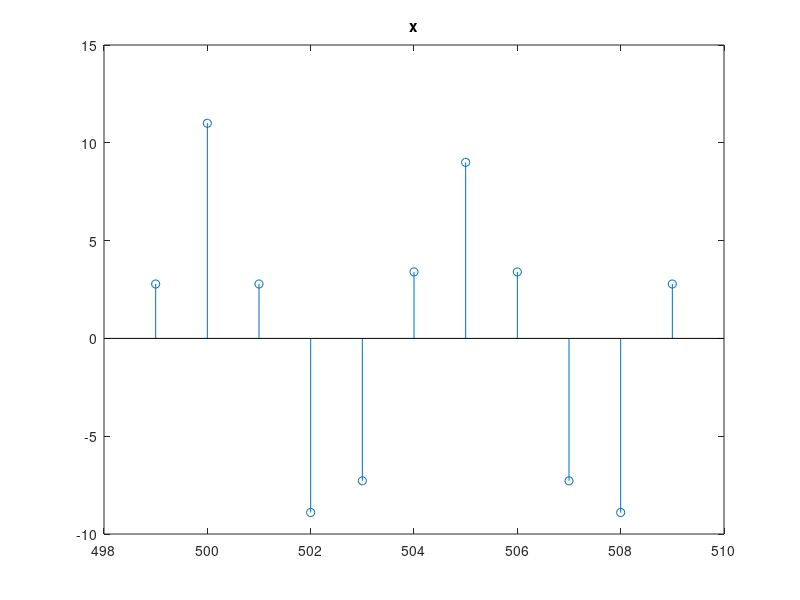
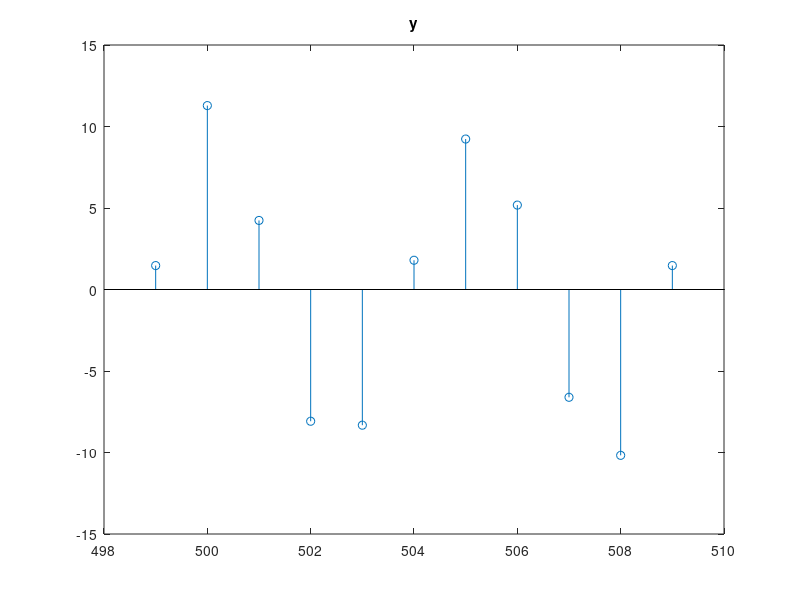
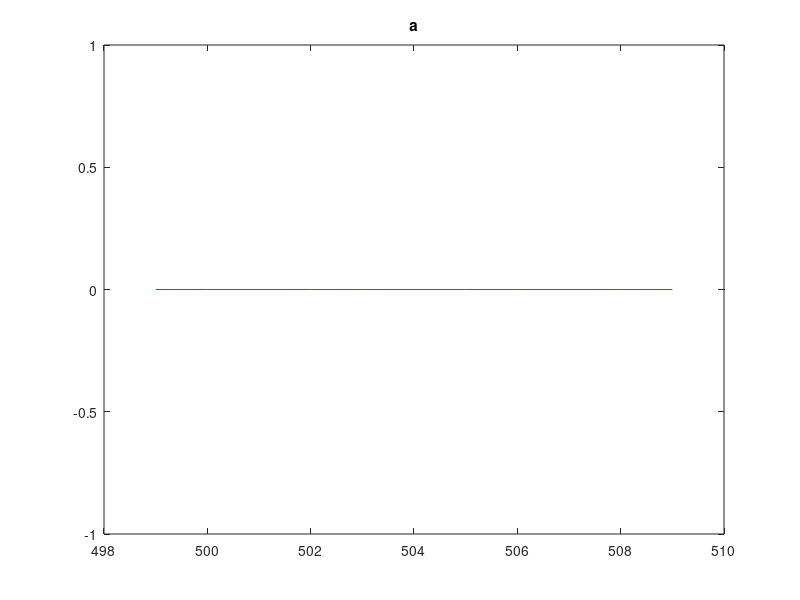

Write the MATLAB code that produced these figures, in order.
f_signal = 0.3;
f_noise = 0.8;

N = 5000;
n = (0:N-1)';
s = cos(2*pi*f_signal*n);
w = 10*cos(2*pi*f_noise*n);

x = s+w;

y = zeros(N,1);
a = zeros(N, 1);

r = 0.95;
mu = 0.0000000002;

for k=10:N-1
    a(k+1) = a(k)- mu*y(k)*x(k-1);
    
    if abs(a(k+1)) > 2
        a(k+1) = 0;
    end

    y(k) = x(k) + a(k)*x(k-1) + x(k-2) - r*a(k)*y(k-1)-r^2*y(k-2);
end

figure(1)
stem(n(500:510), x(500:510))
title('x')

figure(2)
stem(n(500:510), y(500:510))
title('y')
figure(3)
plot(n(500:510), a(500:510))
title('a')